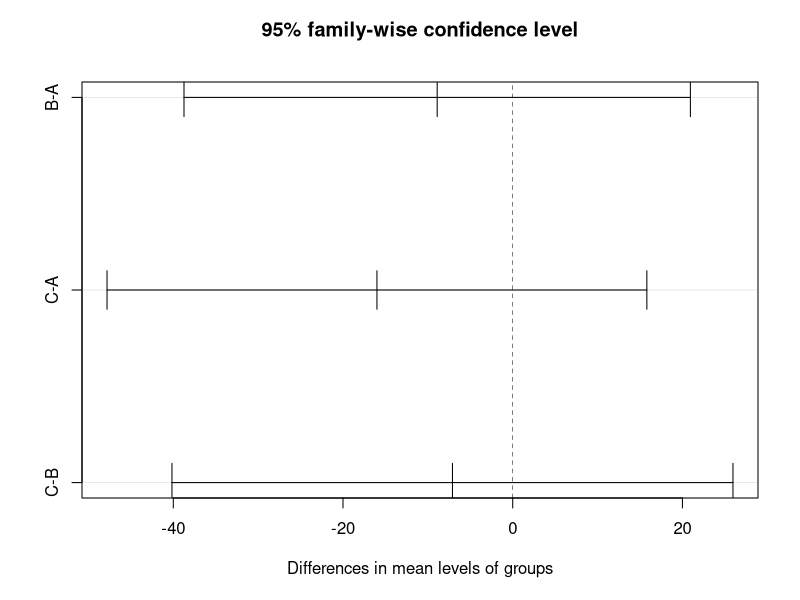
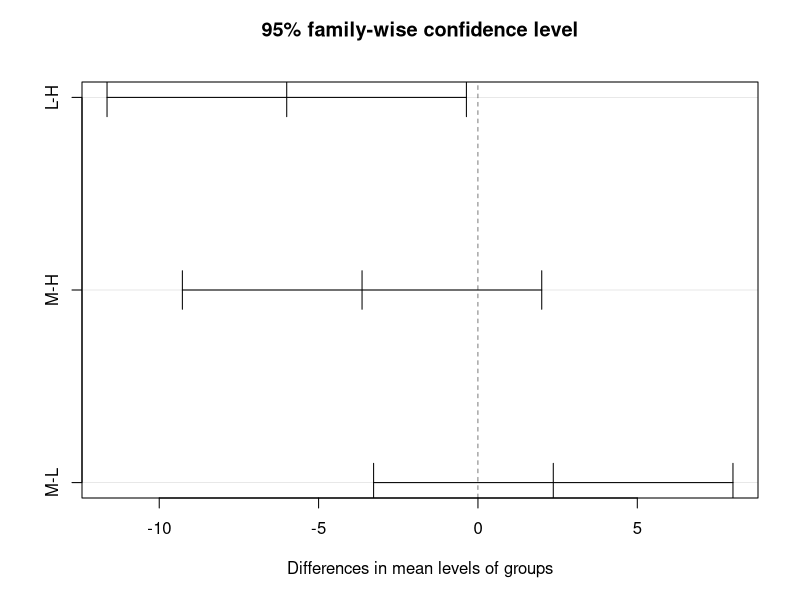
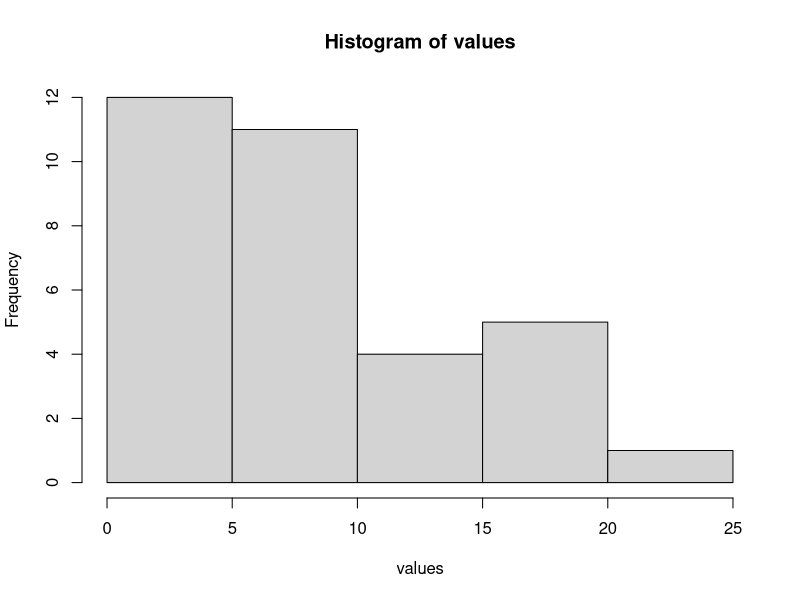
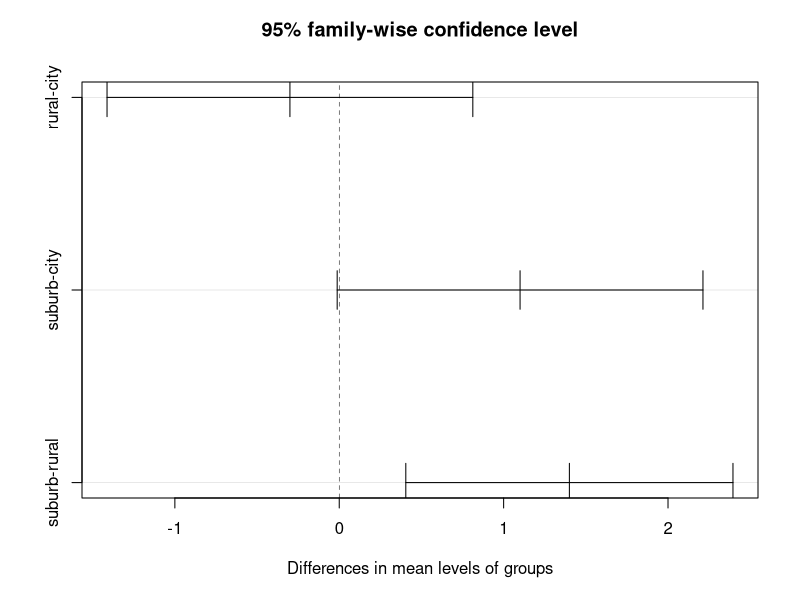

Recreate these plots in R, in order.
### author: Dr. Qiusheng Wu

### Exercises
## EX2
n <- 50
k <- 5
WSS <- 2000
m.sq1 <- 116.3

df1 <- k - 1 
df2 <- n - k

BSS <- df1 * m.sq1
m.sq2 <- WSS/df2
TSS <- WSS + BSS

F <- m.sq1/m.sq2   ## 2.61675
F.critical <- qf(0.95,df1,df2)   ## 2.5787

## F > F.critical, we reject the null hypothesis that all means are equal


## Ex6

L <- c(5,7,9,11,13,8,10,34,17,50,17,25)
H <- c(25,24,8,2,11,10,10,66,113,1,3,5)
m1 <- mean(L)
m2 <- mean(H)
s1 <- var(L)
s2 <- var(H)

income <- c(L,H)
group <- c(rep("L",12),rep("H",12))
df <- data.frame(income,group)

F <- s1/s2  #0.157
F.ratio <- df(0.9,df1 = 11,df2 = 11)  #0.708

library(car)
leveneTest(income~group,data = df)

m <- aov(income~group, data = df)
m
summary(m)

kruskal.test(L,H)


### Ex9
library(MASS)
A <- mvrnorm(12,mu = 43.2,Sigma = 36.2^2,empirical = TRUE)
B <- mvrnorm(10,mu = 34.3,Sigma = 20.3^2,empirical = TRUE)
C <- mvrnorm(8,mu = 27.2,Sigma = 21.4^2,empirical = TRUE)
k <- 3
n <- 30

values <- c(A,B,C)
groups <- c(rep("A",12),rep("B",10),rep("C",8))
df <- data.frame(values,groups)
m <- aov(values~groups,data = df)
m
summary(m)
TukeyHSD(m)
plot(TukeyHSD(m))
## conclusion: cannot reject the null hypothesis that the means are equal

### Ex 10
c1 <- c(23.1,13.3,15.6,1.2)
c2 <- c(43.1,10.2,16.2,0.2)
c3 <- c(56.5,32.1,43.3,24.4)
c4 <- c(10002.3,54.4,8.7,54.4)

values <- c(c1,c2,c3,c4)
groups <- c(rep("c1",4),rep("c2",4),rep("c3",4),rep("c4",4))

df <- data.frame(values,groups)

kruskal.test(values~groups,data = df)

## p-value = 0.094 > 0.05
## conclusion: cannot reject the null hypothesis that the means are equal


### Ex 12
L <- c(5,4,1,2,3,10,6,6,4,12,11)
M <- c(10,10,8,6,5,3,16,20,7,3,2)
H <- c(8,11,15,19,21,7,7,4,3,17,18)

values <- c(L,M,H)
groups <- c(rep("L",11),rep("M",11),rep("H",11))
df <- data.frame(values,groups)

m <- aov(values~groups,data = df)
m
summary(m)
TukeyHSD(m)
plot(TukeyHSD(m))
## p-value = 0.043
## conclusion: reject the null hypothesis.

library(car)
leveneTest(values~groups,data = df)
## p-value = 0.131
## the assumption of homoscedasticity is satisfied. 

hist(values)
shapiro.test(values)
## p-value = 0.008 < 0.05
## the assumption of normality not satisfied


### Ex 13

city <- mvrnorm(10,mu = 1.5,Sigma = 1,empirical = TRUE)
suburb <- mvrnorm(15,mu = 2.6,Sigma = 1.1^2,empirical = TRUE)
rural <- mvrnorm(15,mu = 1.2,Sigma = 1.2^2,empirical = TRUE)

values <- c(city,suburb,rural)
groups <- c(rep("city",10),rep("suburb",15),rep("rural",15))
df <- data.frame(values,groups)

m <- aov(values~groups,data = df)
m
summary(m)
TukeyHSD(m)
plot(TukeyHSD(m))
### p-value = 0.004 < 0.05
### conclusion: reject the null hypothesis
## the suburbs-rural group are significantly different